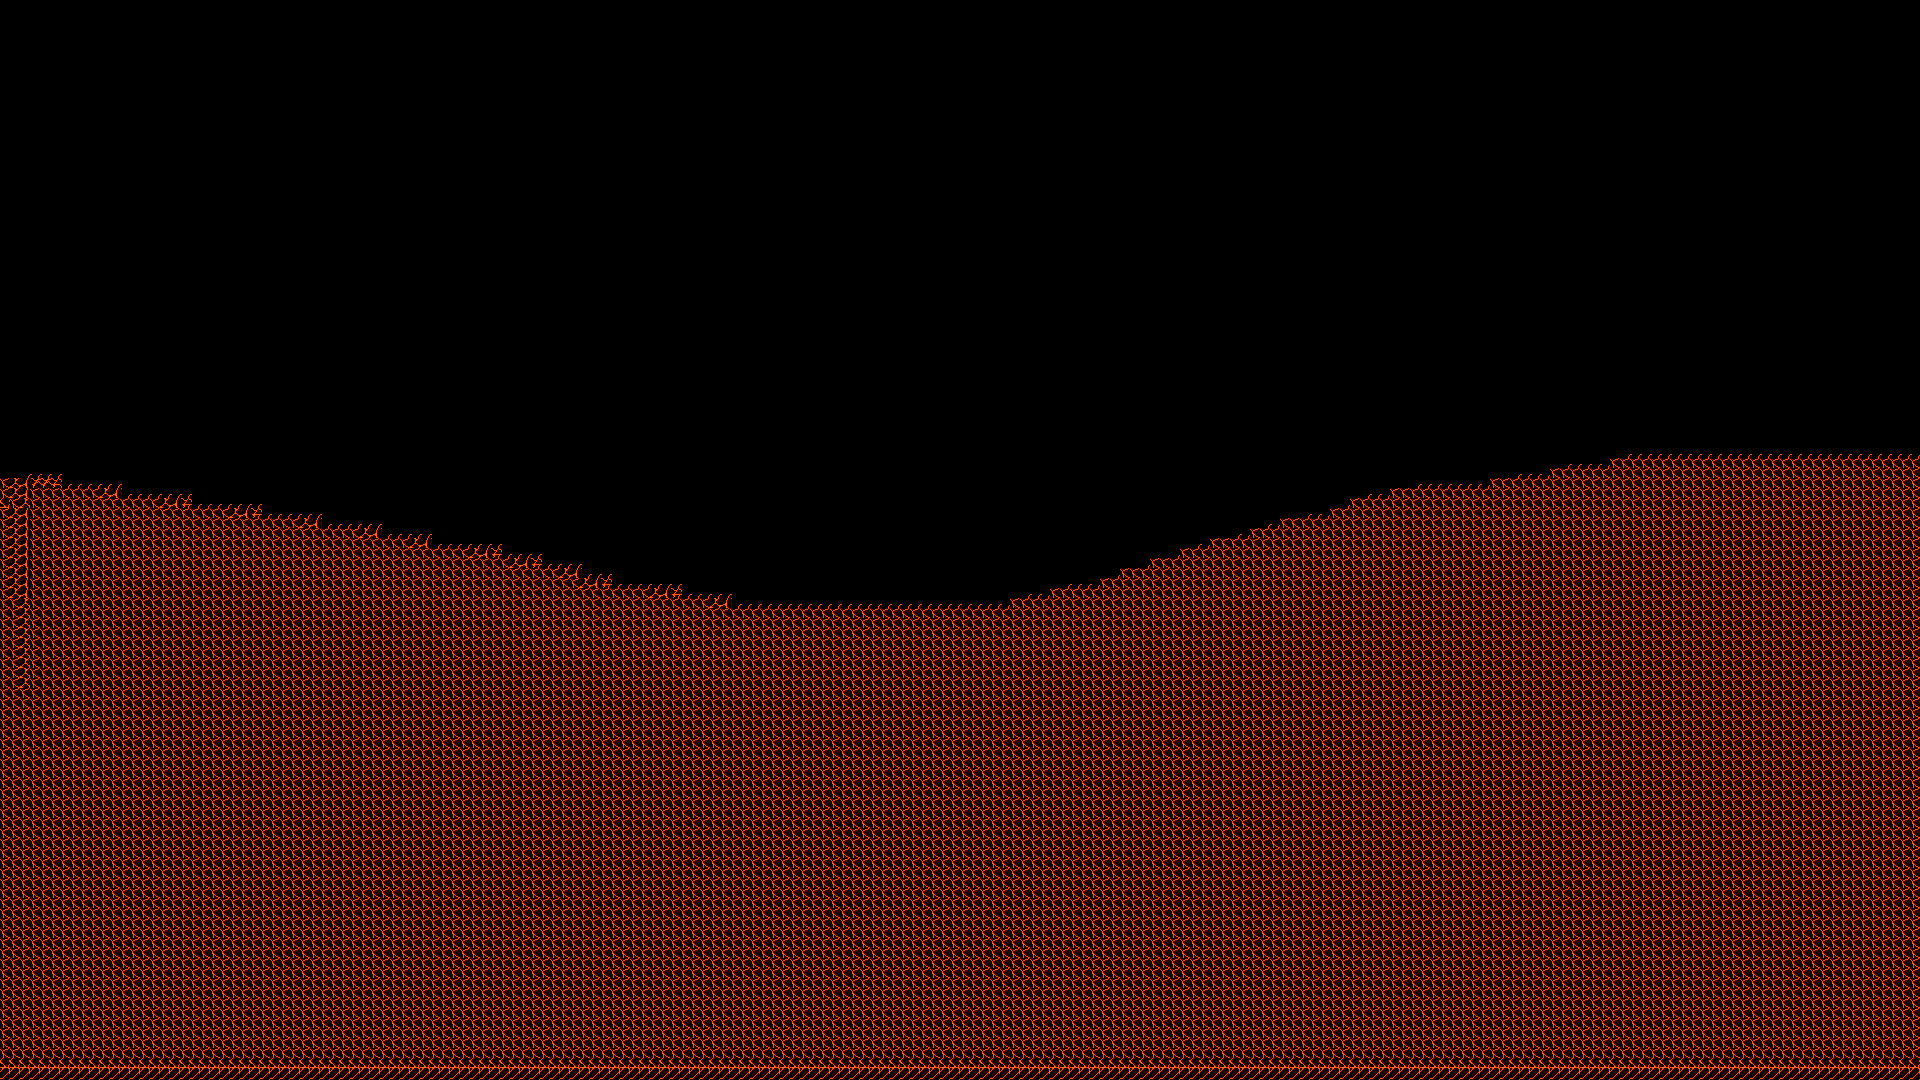

A 2D game scene composited from a Tiled map and its tileset images. What follows is a short description and the map's XML, with each tile layer's data collapsed to a summary:
An orthogonal 192x108 tile map with 10x10 px tiles, 2 tile layers (Background layer, Graphics Layer) and 2 objects.

<map version="1.9" tiledversion="1.9.2" orientation="orthogonal" renderorder="right-down" width="192" height="108" tilewidth="10" tileheight="10" infinite="0" nextlayerid="5" nextobjectid="20">
 <tileset firstgid="1" source="ground.tsx" />
 <layer id="1" name="Background layer" width="192" height="108" opacity="0.9">
  <data>[20736 cells, 0 non-empty, 0 distinct tile ids]</data>
 </layer>
 <layer id="2" name="Graphics Layer" width="192" height="108">
  <data>[20736 cells, 10294 non-empty, 2 distinct tile ids]</data>
 </layer>
 <objectgroup id="3" name="Ground">
  <object id="13" x="0" y="620" width="1920" height="450" />
  <object id="19" x="-1" y="470.507">
   <polygon points="0,0 60,1.66138 122,11.6296 189,22.7055 256,35.9965 321,45.9648 377,58.1482 425,69.224 496,78.0847 537,85.8378 582,100.236 609,111.312 677,124.603 731,136.787 733,141.217 1000,142.325 1041,134.572 1091,122.388 1145,102.452 1186,82.5151 1220,68.1165 1277,61.471 1375,29.351 1409,16.06 1465,16.06 1527,-1.66138 1579,-1.66138 1616,-18.2751 1913,-21.5979 1920,148.97 1922,165.584 -4,156.723" />
  </object>
 </objectgroup>
</map>
